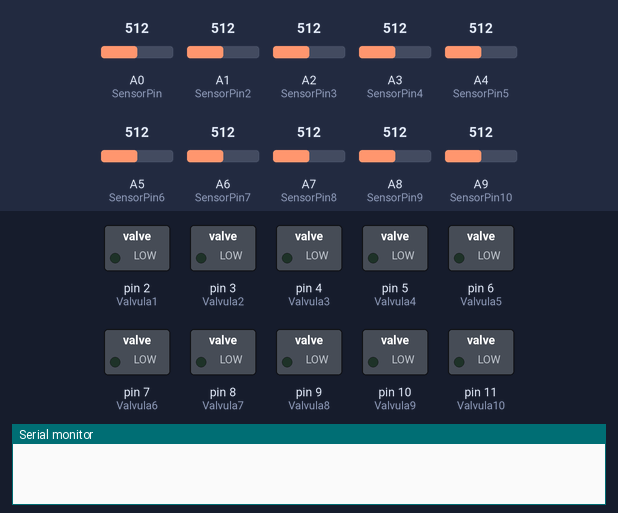
This sketch was run on a simulated Arduino Mega 2560, built with avr-gcc and run on an emulated ATmega2560. Parts: switched loads named in the sketch (green lamp = pin HIGH), the last lines printed to the serial monitor. The test bench sets the inputs (shaded band); at power-on: A0 (SensorPin) = 512, A1 (SensorPin2) = 512, A2 (SensorPin3) = 512, A3 (SensorPin4) = 512, A4 (SensorPin5) = 512, A5 (SensorPin6) = 512, A6 (SensorPin7) = 512, A7 (SensorPin8) = 512, A8 (SensorPin9) = 512, A9 (SensorPin10) = 512.

Above: at 18.0 s.
18.1 s: A0 (SensorPin) set to 681
33.1 s: A0 (SensorPin) set to 708
At 40.5 s:
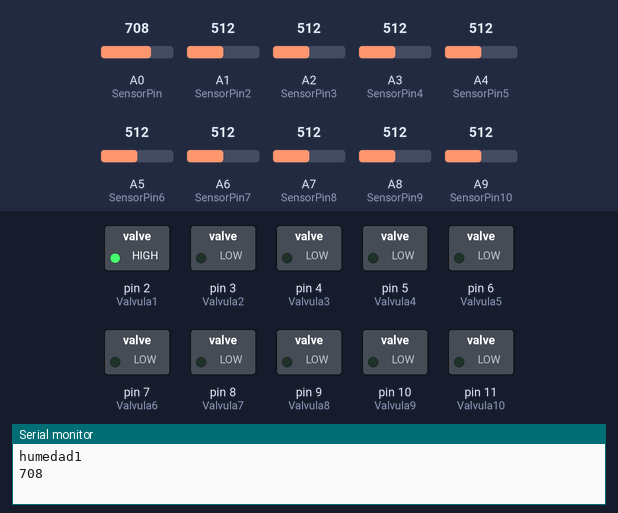
48.1 s: A1 (SensorPin2) set to 681
63.1 s: A1 (SensorPin2) set to 712
At 76.4 s:
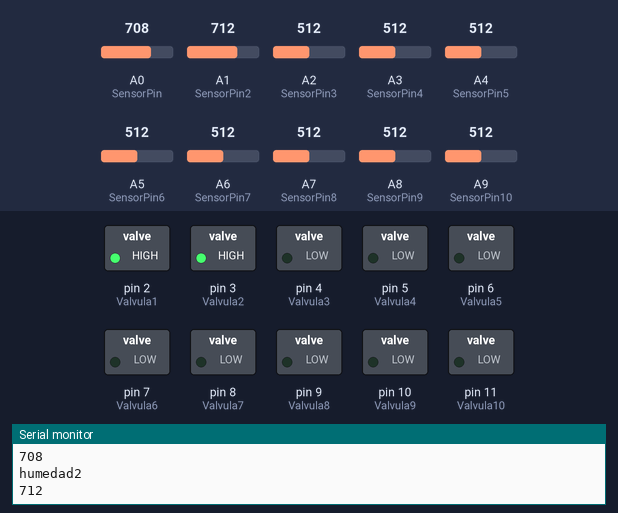
Timing chart, 0 to 77.9 s (numbered marks = the images above; inputs shaded):
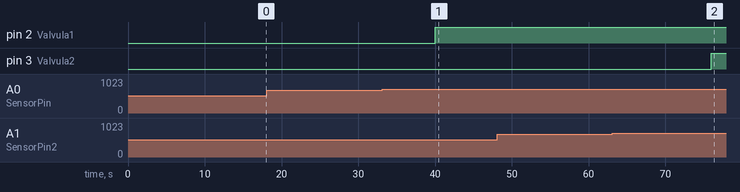

The sketch:

CODIGO_ARDUINO_SISTEMA_DE_RIEGO.ino
```cpp
/*
|||||||||||||||||||||||||||||||||||||||||||||||||||||||||||||||||
||  SISTEMA DE AUTOMATIZACION DE RIEGO EN CULTIVO DE AGUACATE  ||
||                                                             ||
||    @@@@@  @@@@@  @   @  @        @      @  @    @  @@@@@    ||
||    @      @   @  @   @  @        @      @  @ @@ @  @   @    ||
||    @@@@@  @@@@@  @   @  @        @      @  @    @  @@@@@    ||
||        @  @   @  @   @  @        @      @  @    @  @   @    ||
||    @@@@@  @   @  @@@@@  @@@@@    @@@@@  @  @    @  @   @    ||
|||||||||||||||||||||||||||||||||||||||||||||||||||||||||||||||||

*/

int SensorPin = A0; //se identifican los pines para el sensor de humedad
int SensorPin2 = A1;//se identifican los pines para el sensor de humedad
int SensorPin3 = A2; //se identifican los pines para el sensor de humedad
int SensorPin4 = A3;//se identifican los pines para el sensor de humedad
int SensorPin5 = A4; //se identifican los pines para el sensor de humedad
int SensorPin6 = A5;//se identifican los pines para el sensor de humedad
int SensorPin7 = A6; //se identifican los pines para el sensor de humedad
int SensorPin8 = A7;//se identifican los pines para el sensor de humedad
int SensorPin9 = A8; //se identifican los pines para el sensor de humedad
int SensorPin10 = A9;//se identifican los pines para el sensor de humedad


const int Valvula1 = 2; //se identifican las variables de salida
const int Valvula2 = 3;//se identifican las variables de salida
const int Valvula3 = 4; //se identifican las variables de salida
const int Valvula4 = 5;//se identifican las variables de salida
const int Valvula5 = 6; //se identifican las variables de salida
const int Valvula6 = 7;//se identifican las variables de salida
const int Valvula7 = 8; //se identifican las variables de salida
const int Valvula8 = 9;//se identifican las variables de salida
const int Valvula9 = 10; //se identifican las variables de salida
const int Valvula10 = 11;//se identifican las variables de salida


void setup()
{
 Serial.begin(9600);
 pinMode(SensorPin, INPUT); //se avtiva la entrada de la lectura del sensor 1
 pinMode(SensorPin2, INPUT); //se avtiva la entrada de la lectura del sensor 2
 pinMode(SensorPin3, INPUT);  //se avtiva la entrada de la lectura del sensor 3
 pinMode(SensorPin4, INPUT); //se avtiva la entrada de la lectura del sensor 4
 pinMode(SensorPin5, INPUT); //se avtiva la entrada de la lectura del sensor 5
 pinMode(SensorPin6, INPUT); //se avtiva la entrada de la lectura del sensor 6
 pinMode(SensorPin7, INPUT);  //se avtiva la entrada de la lectura del sensor 7
 pinMode(SensorPin8, INPUT); //se avtiva la entrada de la lectura del sensor 8
 pinMode(SensorPin9, INPUT); //se avtiva la entrada de la lectura del sensor 9
 pinMode(SensorPin10, INPUT); //se avtiva la entrada de la lectura del sensor 10

 pinMode(Valvula1, OUTPUT); //se activa la salida de la señal de la valvula 1
 pinMode(Valvula2, OUTPUT);//se activa la salida de la señal de la valvula 2
 pinMode(Valvula3, OUTPUT); //se activa la salida de la señal de la valvula 3
 pinMode(Valvula4, OUTPUT);//se activa la salida de la señal de la valvula 4
 pinMode(Valvula5, OUTPUT); //se activa la salida de la señal de la valvula 5
 pinMode(Valvula6, OUTPUT);//se activa la salida de la señal de la valvula 6
 pinMode(Valvula7, OUTPUT); //se activa la salida de la señal de la valvula 7
 pinMode(Valvula8, OUTPUT);//se activa la salida de la señal de la valvula 8
 pinMode(Valvula9, OUTPUT); //se activa la salida de la señal de la valvula 9
 pinMode(Valvula10, OUTPUT);//se activa la salida de la señal de la valvula 10

}


void loop()
{

  int humedad = analogRead(SensorPin); // lee temperatura de sensor 1
  int humedad2 = analogRead(SensorPin2); // lee temperatura de sensor 2
  int humedad3 = analogRead(SensorPin3); // lee temperatura de sensor 3
  int humedad4 = analogRead(SensorPin4); // lee temperatura de sensor 4
  int humedad5 = analogRead(SensorPin5); // lee temperatura de sensor 5
  int humedad6 = analogRead(SensorPin6); // lee temperatura de sensor 6
  int humedad7 = analogRead(SensorPin7); // lee temperatura de sensor 7
  int humedad8 = analogRead(SensorPin8); // lee temperatura de sensor 8
  int humedad9 = analogRead(SensorPin9); // lee temperatura de sensor 9
  int humedad10 = analogRead(SensorPin10); // lee temperatura de sensor 10

  //Funcion sensor 1

  if(humedad>=700){
    Serial.println("humedad1");
    Serial.println(humedad);
    digitalWrite(Valvula1, HIGH);

  }else{
    digitalWrite(Valvula1, LOW);
    delay(2000);
  }

  //Funcion sensor 2


 if(humedad2>=700)
{
    Serial.println("humedad2");
    Serial.println(humedad2);
    digitalWrite(Valvula2, HIGH);
  }else{
    digitalWrite(Valvula2, LOW);
  delay(2000);
  }

//Funcion sensor 3

   if(humedad3>=700){
    Serial.println("humedad3");
    Serial.println(humedad3);
    digitalWrite(Valvula3, HIGH);

  }else{
    digitalWrite(Valvula3, LOW);
    delay(2000);
  }

  //Funcion sensor 4

   if(humedad4>=700){
    Serial.println("humedad4");
    Serial.println(humedad4);
    digitalWrite(Valvula4, HIGH);

  }else{
    digitalWrite(Valvula4, LOW);
    delay(2000);
  }

  //Funcion sensor 5

   if(humedad5>=700){
    Serial.println("humedad5");
    Serial.println(humedad5);
    digitalWrite(Valvula5, HIGH);

  }else{
    digitalWrite(Valvula5, LOW);
    delay(2000);
  }


  //Funcion sensor 6

   if(humedad6>=700){
    Serial.println("humedad6");
    Serial.println(humedad6);
    digitalWrite(Valvula6, HIGH);

  }else{
    digitalWrite(Valvula6, LOW);
    delay(2000);
  }


  //Funcion sensor 7
   if(humedad7>=700){
    Serial.println("humedad7");
    Serial.println(humedad7);
    digitalWrite(Valvula7, HIGH);

  }else{
    digitalWrite(Valvula7, LOW);
    delay(2000);
  }


  //Funcion sensor 8

   if(humedad8>=700){
    Serial.println("humedad8");
    Serial.println(humedad8);
    digitalWrite(Valvula8, HIGH);

  }else{
    digitalWrite(Valvula8, LOW);
    delay(2000);
  }


  //Funcion sensor 9

   if(humedad9>=700){
    Serial.println("humedad9");
    Serial.println(humedad9);
    digitalWrite(Valvula9, HIGH);

  }else{
    digitalWrite(Valvula9, LOW);
    delay(2000);
  }


  //Funcion sensor 10

   if(humedad10>=700){
    Serial.println("humedad10");
    Serial.println(humedad10);
    digitalWrite(Valvula10, HIGH);

  }else{
    digitalWrite(Valvula10, LOW);
    delay(2000);
  }
}
```

Measured:
- the behaviour switches between 699 and 700 on A0 (SensorPin) (found by bisection; images 0 and 1)
- the behaviour switches between 699 and 700 on A1 (SensorPin2) (found by bisection; images 1 and 2)
- after the input at 18.1 s, every drawn part: stays the same
- after the input at 33.1 s, pin 2 (Valvula1): LOW → HIGH after 6.9 s
- after the input at 63.1 s, pin 3 (Valvula2): LOW → HIGH after 12.9 s
